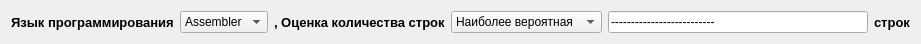
   <widget class="QWidget" name="">
    <property name="geometry">
     <rect>
      <x>690</x>
      <y>670</y>
      <width>921</width>
      <height>24</height>
     </rect>
    </property>
    <layout class="QHBoxLayout" name="horizontalLayout_22">
     <item>
      <widget class="QLabel" name="label_49">
       <property name="font">
        <font>
         <pointsize>10</pointsize>
         <weight>75</weight>
         <bold>true</bold>
        </font>
       </property>
       <property name="text">
        <string>Язык программирования</string>
       </property>
      </widget>
     </item>
     <item>
      <widget class="QComboBox" name="Language">
       <item>
        <property name="text">
         <string>Assembler</string>
        </property>
       </item>
       <item>
        <property name="text">
         <string>C</string>
        </property>
       </item>
       <item>
        <property name="text">
         <string>C++</string>
        </property>
       </item>
       <item>
        <property name="text">
         <string>C#</string>
        </property>
       </item>
       <item>
        <property name="text">
         <string>JavaScript</string>
        </property>
       </item>
      </widget>
     </item>
     <item>
      <widget class="QLabel" name="label_50">
       <property name="font">
        <font>
         <pointsize>10</pointsize>
         <weight>75</weight>
         <bold>true</bold>
        </font>
       </property>
       <property name="text">
        <string>, Оценка количества строк</string>
       </property>
      </widget>
     </item>
     <item>
      <widget class="QComboBox" name="EstimatingNumberOfLines">
       <item>
        <property name="text">
         <string>Наиболее вероятная</string>
        </property>
       </item>
       <item>
        <property name="text">
         <string>Оптимистичная</string>
        </property>
       </item>
       <item>
        <property name="text">
         <string>Пессимистичная</string>
        </property>
       </item>
      </widget>
     </item>
     <item>
      <widget class="QLineEdit" name="NumberOfLines">
       <property name="text">
        <string>--------------------------</string>
       </property>
      </widget>
     </item>
     <item>
      <widget class="QLabel" name="label_51">
       <property name="font">
        <font>
         <pointsize>10</pointsize>
         <weight>75</weight>
         <bold>true</bold>
        </font>
       </property>
       <property name="text">
        <string>строк</string>
       </property>
      </widget>
     </item>
    </layout>
   </widget>
